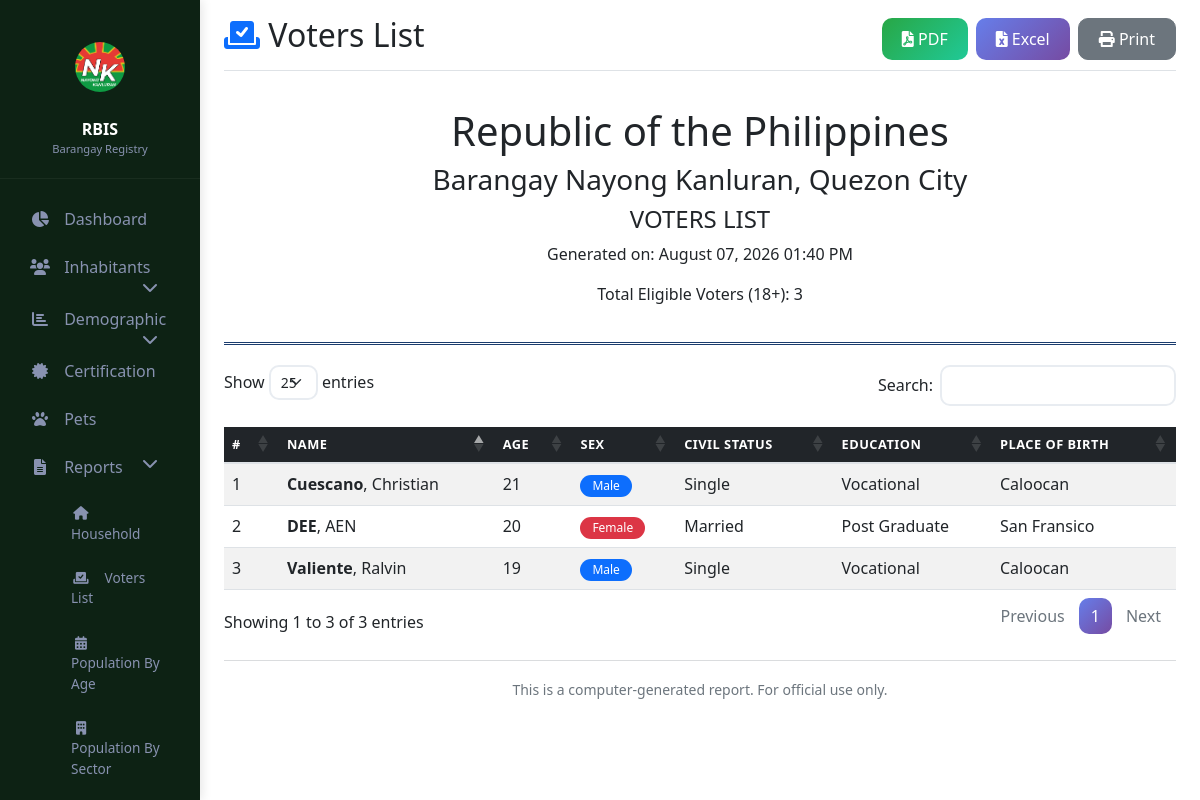
The app's page /reports/voters_list.php (signed in), older data.
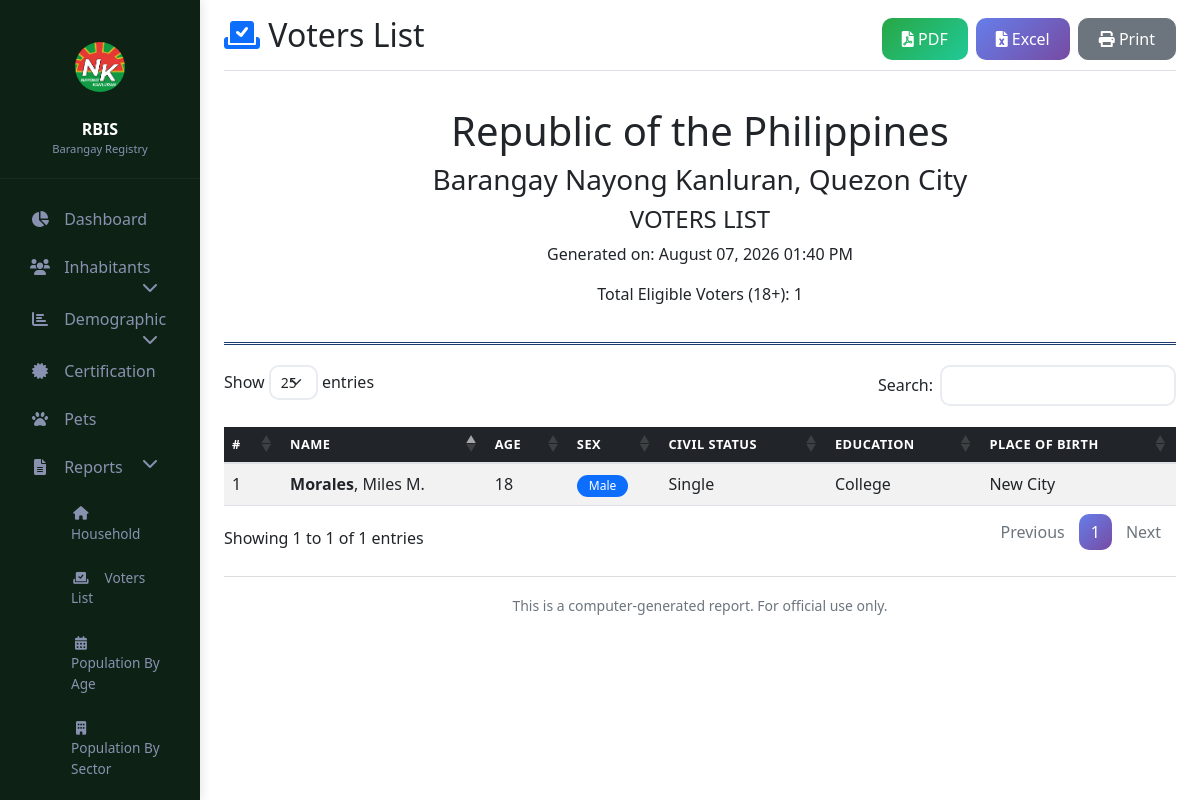
The same page, newer data.
### tables this page shows
CREATE TABLE `individual_records` (
  `id` int(11) NOT NULL,
  `last_name` varchar(50) NOT NULL,
  `first_name` varchar(50) NOT NULL,
  `middle_name` varchar(50) DEFAULT NULL,
  `ext_name` varchar(10) DEFAULT NULL,
  `place_of_birth` varchar(100) DEFAULT NULL,
  `date_of_birth` date DEFAULT NULL,
  `age` int(11) DEFAULT NULL,
  `sex` enum('Male','Female','Other') NOT NULL,
  `civil_status` enum('Single','Married','Widowed','Divorced','Separated') NOT NULL,
  `highest_education` enum('Elementary','High School','Vocational','College','Post Graduate','Doctorate') DEFAULT NULL,
  `profile_picture` varchar(255) DEFAULT NULL,
  `created_by` int(11) DEFAULT NULL,
  `created_at` timestamp NOT NULL DEFAULT current_timestamp(),
  `updated_at` timestamp NOT NULL DEFAULT current_timestamp() ON UPDATE current_timestamp(),
  `educational_status` varchar(50) DEFAULT NULL,
  `philsys_number` varchar(50) DEFAULT NULL,
  `email` varchar(100) DEFAULT NULL,
  `mobile_number` varchar(20) DEFAULT NULL,
  `telephone_number` varchar(20) DEFAULT NULL,
  `region` varchar(100) DEFAULT NULL,
  `province` varchar(100) DEFAULT NULL,
  `city_municipality` varchar(100) DEFAULT NULL,
  `barangay_address` varchar(100) DEFAULT NULL,
  `house_address` varchar(100) DEFAULT NULL,
  `street` varchar(100) DEFAULT NULL,
  `subdivision` varchar(100) DEFAULT NULL,
  `zip_code` varchar(10) DEFAULT NULL,
  `blood_type` varchar(10) DEFAULT NULL,
  `weight` decimal(5,2) DEFAULT NULL,
  `height` varchar(50) DEFAULT NULL,
  `citizenship` varchar(50) DEFAULT NULL,
  `registered_voter` tinyint(1) DEFAULT 0,
  `voter_not_resident` tinyint(1) DEFAULT 0,
  `ethnicity` varchar(50) DEFAULT NULL,
  `position_in_household` varchar(50) DEFAULT NULL,
  `mother_maiden_name` varchar(100) DEFAULT NULL,
  `has_pet` tinyint(1) DEFAULT 0,
  `sectors` text DEFAULT NULL,
  `sector_other` varchar(100) DEFAULT NULL,
  `profession` varchar(100) DEFAULT NULL
);

### config.php (called while the page is built, shortened)
<?php
function hasPermission($module, $action = 'view') {
    $user_role = $_SESSION['role'] ?? 'enumerator';
    $permissions = [
        'superadmin' => [
            'dashboard' => ['view'],
            'inhabitants' => ['view', 'add', 'edit', 'delete'],
            'demographic' => ['view'],
            'certification' => ['view', 'add', 'edit', 'delete'],
            'extras' => ['view', 'add', 'edit', 'delete'],
            'reports' => ['view', 'generate'],
            'system' => ['view', 'manage', 'sql_execute']
        ],
        'admin' => [
            'dashboard' => ['view'],
            'inhabitants' => ['view', 'add', 'edit', 'delete'],
            'demographic' => ['view'],
            'certification' => ['view', 'add', 'edit', 'delete'],
            'extras' => ['view', 'add', 'edit', 'delete'],
            'reports' => ['view', 'generate'],
            'system' => ['view_users']
        ],
        'editor' => [
            'dashboard' => ['view'],
            'inhabitants' => ['view', 'add', 'edit', 'delete'],
            'demographic' => ['view', 'add', 'edit', 'delete'],
            'certification' => ['view', 'add', 'edit', 'delete'],
            'extras' => ['view', 'add', 'edit', 'delete'],
            'reports' => ['view', 'generate']
        ],
        'enumerator' => [
            'dashboard' => ['view'],
            'inhabitants' => ['view', 'add', 'edit'],
            'demographic' => ['view'],
            'certification' => ['view', 'add']
        ]
    ];
    return isset($permissions[$user_role][$module]) &&
           in_array($action, $permissions[$user_role][$module]);
}
?>

### reports/voters_list.php (the view, shortened to what this page needs)
<?php
require_once '../config.php';
$pdo = getDB();
$voters = $pdo->query("
    SELECT * FROM individual_records
    WHERE age >= 18 AND age IS NOT NULL
    ORDER BY last_name, first_name
")->fetchAll();
$total_voters = count($voters);
?>
<!DOCTYPE html>
<html lang="en">
<head>
    <link href="https://cdn.jsdelivr.net/npm/bootstrap@5.1.3/dist/css/bootstrap.min.css" rel="stylesheet">
    <link rel="stylesheet" href="https://cdnjs.cloudflare.com/ajax/libs/font-awesome/6.0.0/css/all.min.css">
    <link rel="stylesheet" href="https://cdn.datatables.net/1.13.6/css/dataTables.bootstrap5.min.css">
    <link rel="stylesheet" href="../assets/css/custom.css">
</head>
<body>
    <div class="container-fluid">
        <div class="row">
            <?php include '../includes/sidebar.php'; ?>
            <main class="col-md-10 ms-sm-auto px-md-4 main-content">
                <div class="d-flex justify-content-between flex-wrap flex-md-nowrap align-items-center pt-3 pb-2 mb-3 border-bottom">
                    <h1 class="h2">
                        <i class="fas fa-vote-yea text-primary"></i> Voters List
                    </h1>
                    <div class="btn-toolbar no-print">
                        <button class="btn btn-success me-2" onclick="exportReport('pdf')">
                            <i class="fas fa-file-pdf"></i> PDF
                        </button>
                        <button class="btn btn-primary me-2" onclick="exportReport('excel')">
                            <i class="fas fa-file-excel"></i> Excel
                        </button>
                        <button class="btn btn-secondary" onclick="window.print()">
                            <i class="fas fa-print"></i> Print
                        </button>
                    </div>
                </div>
                <div class="report-header">
                    <h1>Republic of the Philippines</h1>
                    <h3>Barangay Nayong Kanluran, Quezon City</h3>
                    <h4>VOTERS LIST</h4>
                    <p>Generated on: <?= date('F d, Y h:i A') ?></p>
                    <p>Total Eligible Voters (18+): <?= number_format($total_voters) ?></p>
                </div>
                <div class="table-responsive">
                    <table id="votersTable" class="table table-hover table-striped" style="width:100%">
                        <thead class="table-dark">
                            <tr>
                                <th>#</th>
                                <th>Name</th>
                                <th>Age</th>
                                <th>Sex</th>
                                <th>Civil Status</th>
                                <th>Education</th>
                                <th>Place of Birth</th>
                            </tr>
                        </thead>
                        <tbody>
                            <?php $i = 1; foreach ($voters as $voter): ?>
                                <tr>
                                    <td><?= $i++ ?></td>
                                    <td>
                                        <strong><?= htmlspecialchars($voter['last_name']) ?></strong>,
                                        <?= htmlspecialchars($voter['first_name']) ?>
                                        <?php if ($voter['middle_name']): ?>
                                            <?= htmlspecialchars($voter['middle_name'][0]) ?>.
                                        <?php endif; ?>
                                    </td>
                                    <td><?= $voter['age'] ?></td>
                                    <td>
                                        <span class="badge bg-<?= $voter['sex'] == 'Male' ? 'primary' : 'danger' ?>">
                                            <?= $voter['sex'] ?>
                                        </span>
                                    </td>
                                    <td><?= $voter['civil_status'] ?></td>
                                    <td><?= $voter['highest_education'] ?: 'N/A' ?></td>
                                    <td><?= $voter['place_of_birth'] ?: 'N/A' ?></td>
                                </tr>
                            <?php endforeach; ?>
                        </tbody>
                    </table>
                </div>
                <div class="report-footer mt-4 text-center text-muted">
                    <hr>
                    <small>This is a computer-generated report. For official use only.</small>
                </div>
            </main>
        </div>
    </div>
</body>
</html>

### includes/sidebar.php (shortened to what this page needs)
<?php
$current_page = basename($_SERVER['PHP_SELF']);
$current_path = $_SERVER['PHP_SELF'];
$base_path = '/dashboard/RBI';
?>
<nav class="col-md-2 d-md-block sidebar">
    <div class="sidebar-sticky">
        <div class="sidebar-brand">
            <div class="brand-icon">
                 <img src="http://localhost/dashboard/RBI/assets/images/Logo.png" alt="Landmark Icon">
            </div>
            <div class="brand-text">RBIS</div>
            <div class="brand-sub">Barangay Registry</div>
        </div>
        <ul class="nav flex-column mt-3">
            <li class="nav-item">
                <a class="nav-link <?= $current_page == 'dashboard.php' ? 'active' : '' ?>" href="<?= $base_path ?>/dashboard.php">
                    <i class="fas fa-chart-pie"></i> Dashboard
                </a>
            </li>
            <li class="nav-item">
                <a class="nav-link text-white" data-bs-toggle="collapse" href="#inhabitantsMenu" role="button"
                   aria-expanded="<?= strpos($current_path, 'inhabitants') !== false ? 'true' : 'false' ?>">
                    <i class="fas fa-users"></i> Inhabitants
                    <i class="fas fa-chevron-down collapse-icon"></i>
                </a>
            </li>
            <li class="nav-item">
                <a class="nav-link text-white" data-bs-toggle="collapse" href="#demographicMenu" role="button"
                   aria-expanded="<?= strpos($current_path, 'demographic') !== false ? 'true' : 'false' ?>">
                    <i class="fas fa-chart-bar"></i> Demographic
                    <i class="fas fa-chevron-down collapse-icon"></i>
                </a>
            </li>
            <?php if (hasPermission('certification', 'view')): ?>
                <li class="nav-item">
                    <a class="nav-link <?= strpos($current_path, 'certification') !== false ? 'active' : '' ?>" href="<?= $base_path ?>/certification/index.php">
                        <i class="fas fa-certificate"></i> Certification
                    </a>
                </li>
            <?php endif; ?>
            <?php if (hasPermission('extras', 'view')): ?>
                <li class="nav-item">
                    <a class="nav-link <?= strpos($current_path, 'extras') !== false ? 'active' : '' ?>" href="<?= $base_path ?>/extras/pets.php">
                        <i class="fas fa-paw"></i>
                        <span class="nav-text">Pets</span>
                    </a>
                </li>
            <?php endif; ?>
            <?php if (hasPermission('reports', 'view')): ?>
                <li class="nav-item">
                    <a class="nav-link text-white" data-bs-toggle="collapse" href="#reportsMenu" role="button"
                       aria-expanded="<?= strpos($current_path, 'reports') !== false ? 'true' : 'false' ?>">
                        <i class="fas fa-file-alt"></i> Reports
                        <i class="fas fa-chevron-down collapse-icon"></i>
                    </a>
                    <div class="collapse <?= strpos($current_path, 'reports') !== false ? 'show' : '' ?>" id="reportsMenu">
                        <ul class="nav flex-column ms-3">
                            <li class="nav-item">
                                <a class="nav-link" href="<?= $base_path ?>/reports/household.php">
                                    <i class="fas fa-home"></i> Household
                                </a>
                            </li>
                            <li class="nav-item">
                                <a class="nav-link" href="<?= $base_path ?>/reports/voters_list.php">
                                    <i class="fas fa-vote-yea"></i> Voters List
                                </a>
                            </li>
                            <li class="nav-item">
                                <a class="nav-link" href="<?= $base_path ?>/reports/population_by_age.php">
                                    <i class="fas fa-calendar-alt"></i> Population By Age
                                </a>
                            </li>
                            <li class="nav-item">
                                <a class="nav-link" href="<?= $base_path ?>/reports/population_by_sector.php">
                                    <i class="fas fa-building"></i> Population By Sector
                                </a>
                            </li>
                            <li class="nav-item">
                                <a class="nav-link" href="<?= $base_path ?>/reports/population_by_street.php">
                                </a>
                            </li>
                        </ul>
                    </div>
                </li>
            <?php endif; ?>
        </ul>
    </div>
</nav>

### assets/css/custom.css (style rules this page uses)
.table thead th { border-bottom: 2px solid #dee2e6; font-weight: 600; text-transform: uppercase; font-size: 0.8rem; letter-spacing: 0.5px; }
.btn { border-radius: 10px; padding: 8px 20px; font-weight: 500; transition: all 0.3s; }
.btn-primary { background: linear-gradient(135deg, #667eea 0%, #764ba2 100%); border: none; }
.btn-success { background: linear-gradient(135deg, #28a745 0%, #20c997 100%); border: none; }
.badge { padding: 5px 12px; border-radius: 20px; font-weight: 500; }

### reports/voters_list.php (style rules this page uses)
.report-header { text-align: center; padding: 20px 0; border-bottom: 3px double #1a3c6e; margin-bottom: 20px; }

### includes/sidebar.php (style rules this page uses)
.sidebar { position: fixed; top: 0; bottom: 0; left: 0; z-index: 100; padding: 0; width: 16.66666667%; background: #0d2214; overflow-y: auto; box-shadow: 2px 0 10px rgba(0,0,0,0.1); }
.sidebar-sticky { position: sticky; top: 0; height: 100vh; overflow-y: auto; }
.sidebar-brand { padding: 20px 0; text-align: center; border-bottom: 1px solid rgba(255,255,255,0.05); }
.sidebar-brand .brand-icon { font-size: 2rem; color: #e1e2e7; }
.sidebar-brand .brand-text { color: white; font-size: 1rem; font-weight: 600; margin-top: 5px; }
.sidebar-brand .brand-sub { color: #8892b0; font-size: 0.7rem; }
.sidebar .nav-link { color: #8892b0 !important; padding: 10px 20px; border-radius: 8px; margin: 2px 10px; transition: all 0.3s; }
.sidebar .nav-link i { margin-right: 10px; width: 20px; text-align: center; }
.sidebar .collapse .nav-link { padding-left: 45px; font-size: 0.85rem; }
.sidebar .nav-item .collapse-icon { float: right; transition: transform 0.3s; }
.sidebar .brand-icon { text-align: center; padding: 20px; }
.sidebar .brand-icon img { width: 50px; height: 50px; border-radius: 50%; }
.main-content { margin-left: 16.66666667%; padding: 0; }

Row changes from the older to the newer data that the page shows:
removed individual_records: last_name "Cuescano", first_name "Christian", age "21", sex "Male", civil_status "Single", highest_education "Vocational", place_of_birth "Caloocan"
removed individual_records: last_name "DEE", first_name "AEN", age "20", sex "Female", civil_status "Married", highest_education "Post Graduate", place_of_birth "San Fransico"
removed individual_records: last_name "Valiente", first_name "Ralvin", age "19", sex "Male", civil_status "Single", highest_education "Vocational", place_of_birth "Caloocan"
added individual_records: last_name "Morales", first_name "Miles", middle_name "M", age "18", sex "Male", civil_status "Single", highest_education "College", place_of_birth "New City"
Text that changed along with them:
$total_voters: "3" → "1"
text written by a page script: "Show entries Search: Showing 1 to 3 of 3 entries Previous 1 Next" → "Show entries Search: Showing 1 to 1 of 1 entries Previous 1 Next"
